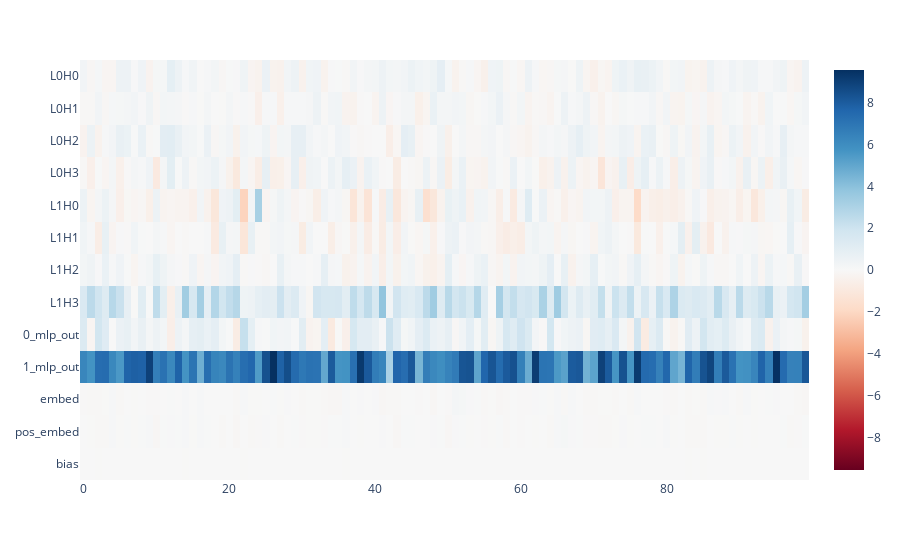

The cell this chart's notebook holds for it:
### Code cell
last_target = data.target[:, 1, None] # Add a dimension for position
comp_contr, comp_labels = cache_full.get_full_resid_decomposition(expand_neurons=False, return_labels=True)
logit_attr_plus = cache_full.logit_attrs(comp_contr, tokens=last_target, incorrect_tokens=(last_target + 1) % 21)
logit_attr_minus = cache_full.logit_attrs(comp_contr, tokens=last_target, incorrect_tokens=(last_target - 1) % 21)

# logit_attr_plus.shape
imshow(logit_attr_plus[..., -1], y=comp_labels)

### Figure 1 — Plotly figure (JSON) as saved in the notebook; plotly's stock layout.template omitted (floating-point values rounded to 4 significant figures; data arrays with more than 128 entries replaced by an {"elided": "..."} marker saying what was removed)
{"data": [{"coloraxis": "coloraxis", "hovertemplate": "x: %{x}<br>y: %{y}<br>color: %{z}<extra></extra>", "name": "0", "type": "heatmap", "xaxis": "x", "y": ["L0H0", "L0H1", "L0H2", "L0H3", "L1H0", "L1H1", "L1H2", "L1H3", "0_mlp_out", "1_mlp_out", "embed", "pos_embed", "bias"], "yaxis": "y", "z": {"elided": "13x100 float values"}}], "layout": {"coloraxis": {"cmid": 0, "colorscale": [[0, "rgb(103,0,31)"], [0.1, "rgb(178,24,43)"], [0.2, "rgb(214,96,77)"], [0.3, "rgb(244,165,130)"], [0.4, "rgb(253,219,199)"], [0.5, "rgb(247,247,247)"], [0.6, "rgb(209,229,240)"], [0.7, "rgb(146,197,222)"], [0.8, "rgb(67,147,195)"], [0.9, "rgb(33,102,172)"], [1, "rgb(5,48,97)"]]}, "margin": {"t": 60}, "xaxis": {"anchor": "y", "constrain": "domain", "domain": [0, 1], "scaleanchor": "y"}, "yaxis": {"anchor": "x", "autorange": "reversed", "constrain": "domain", "domain": [0, 1]}}}
